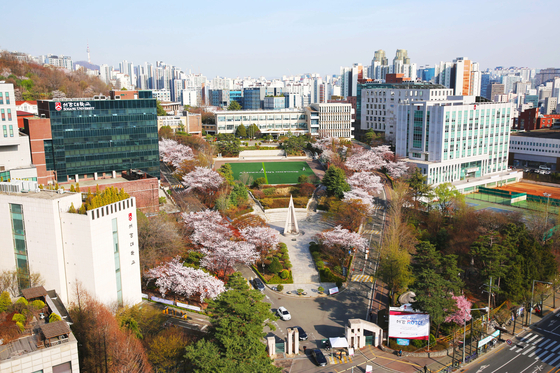
#> input picture pixels/sogang.jpg, 560 x 373 px
$ jupyter execute np_remap_spatial_transformation.ipynb   (shell and % lines are left out)
#> lines starting #> are read from the running program, lines starting #| are printed output that depends on the picture
[cell 1]
from PIL import Image  # for display in jupyter notebook
import matplotlib.pyplot as plt
import numpy as np
import cv2

[cell 2]
def show(im):
    return Image.fromarray(im[:,:,::-1])

[cell 3]
imagefile = 'pixels/sogang.jpg'
im = cv2.imread(imagefile)  # BGR format
#> im is the input picture: shape (373, 560, 3); mean B, G, R 135.8, 147, 152.6
print('im: ', im.shape)
#| im:  (373, 560, 3)
show(im)

[cell 4]
imflip = np.empty_like(im)
print(imflip.shape, imflip.dtype)
#| (373, 560, 3) uint8

[cell 5]
# flipping about y-axis: make upside down
for r in range(im.shape[0]):
    rd = im.shape[0] - r - 1
    for c in range(im.shape[1]):
        for k in range(3):
            imflip[rd,c,k] = im[r,c,k]
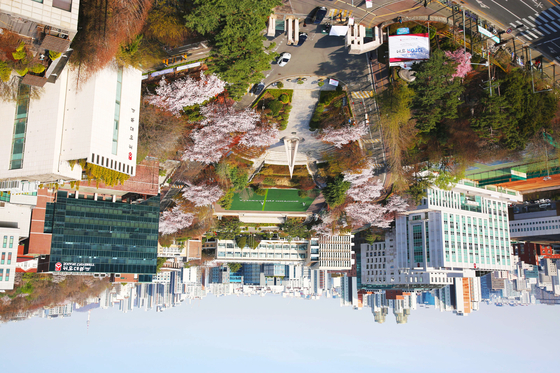
#> imflip: shape (373, 560, 3); mean B, G, R 135.8, 147, 152.6

[cell 6]
show(imflip)

## numpy mapy, mapx
p = (mapy[0,0], mapx[0,0]) is the source coordinate corresponding to target (0,0)

[cell 7]
# numpy version of fliping
# 1. make xy maps
mapy, mapx = np.indices( (im.shape[0], im.shape[1]), dtype=np.float32)
print(mapy[:3])
#> (printed output is left out)
print(mapx[:3])
#> (printed output is left out)

flipping: target(r, c) -> src(rows - 1 - r, c)
- y coordinates need to be calculated.

[cell 8]
mapy = mapy.shape[0] - 1 - mapy
mapy[:3]

[cell 9]
(mapy[0,0], mapx[0,0])
#> Out = (372, 0)

[cell 10]
flipped = cv2.remap(im, mapx, mapy, cv2.INTER_LINEAR)

[cell 11]
show(flipped)

[cell 12]
flipped2 = cv2.remap(flipped, mapx, mapy, cv2.INTER_LINEAR)
show(flipped2)

[cell 13]
np.abs(flipped2 - im).sum()  # difference must be 0
#> Out = 0

## Remapping (Warping) by nonlinear spatial transformation

[cell 14]
# initial, identity mapping
mapy, mapyx = np.indices((im.shape[0], im.shape[1]), dtype=np.float32)

[cell 15]
A = 30  # amplitude
L = 35  # wave length
sinx = mapx + A * np.sin(mapy / L)
result = cv2.remap(im, sinx, mapy, cv2.INTER_LINEAR)
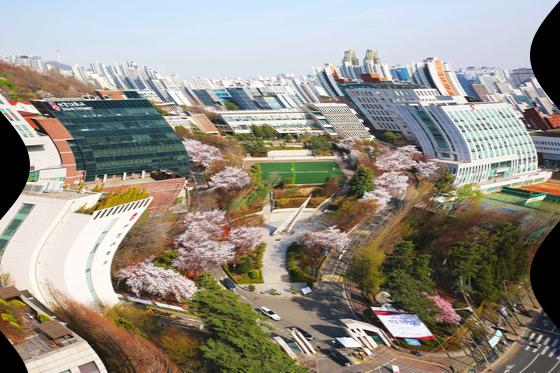
#> result: shape (373, 560, 3); mean B, G, R 131.7, 142.6, 147.9
show(result)

[cell 16]
x = 20
for y in range(im.shape[0]):
    print(f"{y} : {(x,y)} -> {(sinx[y,x], mapy[y,x])}")

Note that `cv2.remap()` does a backward mapping.

[cell 17]
cosy = mapy + A * np.cos(mapx/L)
im_cosy = cv2.remap(im, mapx, cosy, cv2.INTER_LINEAR)
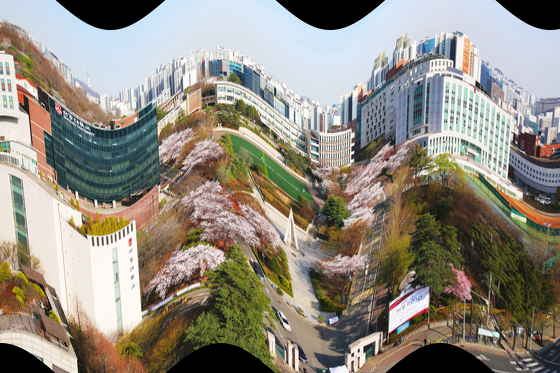
#> im_cosy: shape (373, 560, 3); mean B, G, R 127.4, 138.8, 144.3
show(im_cosy)

[cell 18]
im_cosy_sinx = cv2.remap(im, sinx, cosy, cv2.INTER_LINEAR)
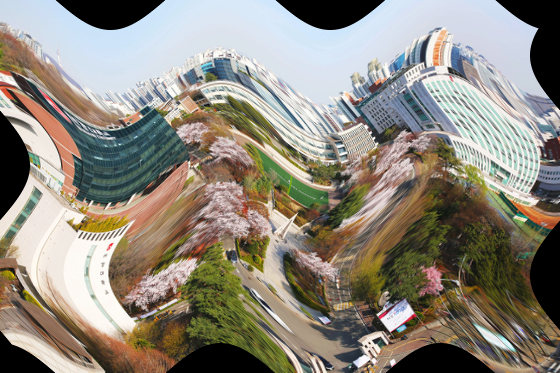
#> im_cosy_sinx: shape (373, 560, 3); mean B, G, R 124.4, 136, 142
show(im_cosy_sinx)

## A progressive wave of single frequency along x-axis

$$
    w(x, t) = A \sin \left[\frac{2\pi}{L} (v t - x) \right]
$$
- The wave $w(x,t)$ propagates along the x axis.
- At a time instant $t_0$, it is a spatial wave $w(x, t_0)$ along the x axis.
- At a space location $x_0$, the signal $w(x_0, t)$ shows a sinusoidal form through time.

[cell 19]
L = 10
A = 2
v = 1
x = np.linspace(0, 30, 300)

def wave(t):
    return A * np.sin( 2 * np.pi * (v * t - x) / L)

[cell 20]
plt.plot(wave(t=0), label="t=0");
plt.plot(wave(t=.5), label="t=5");
plt.plot(wave(t=2.5), label="t=15");
plt.plot(wave(t=9.6), label="t=10", alpha=.5);
plt.legend();
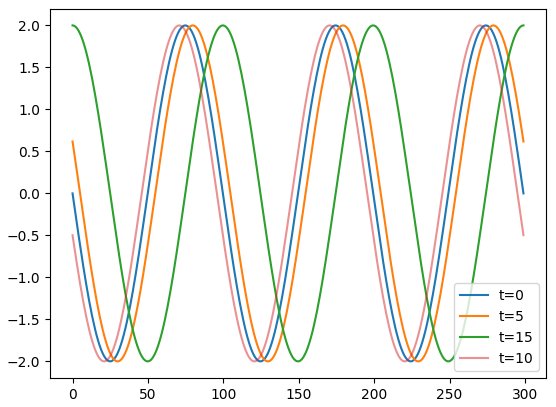
#> figure drawn by matplotlib, 1 panel; curve peaks at x = 274, y = 2; curve peaks at x = 279, y = 2; curve peaks at x = 0, y = 2

$ run again, with pixels/autumn_travel_location_12.jpg copied over pixels/sogang.jpg
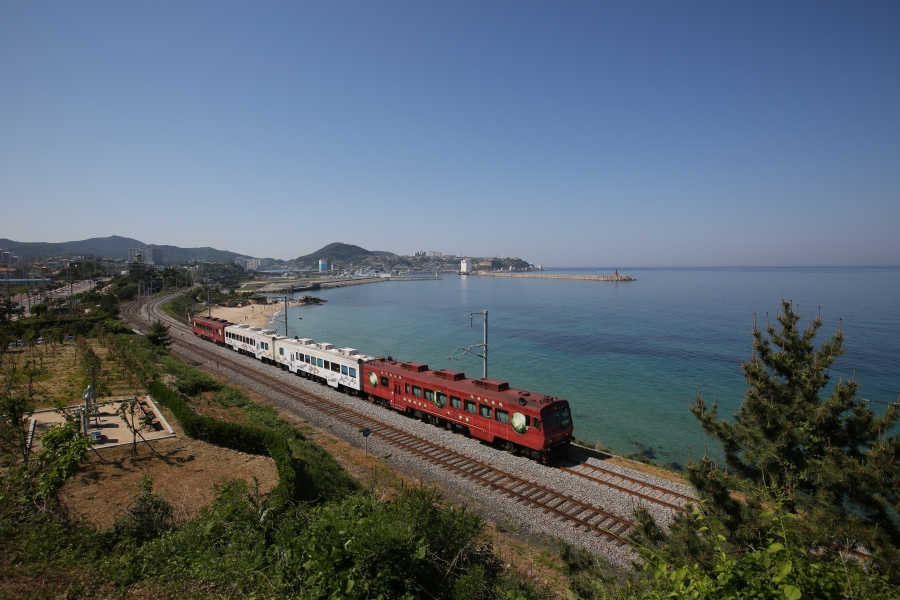
#> input picture pixels/autumn_travel_location_12.jpg, 900 x 600 px
#> im is the input picture: shape (600, 900, 3); mean B, G, R 110.4, 100.6, 89.5
#| im:  (600, 900, 3)
#| (600, 900, 3) uint8
#> after the loop `for r in range(im.shape[0]):`:
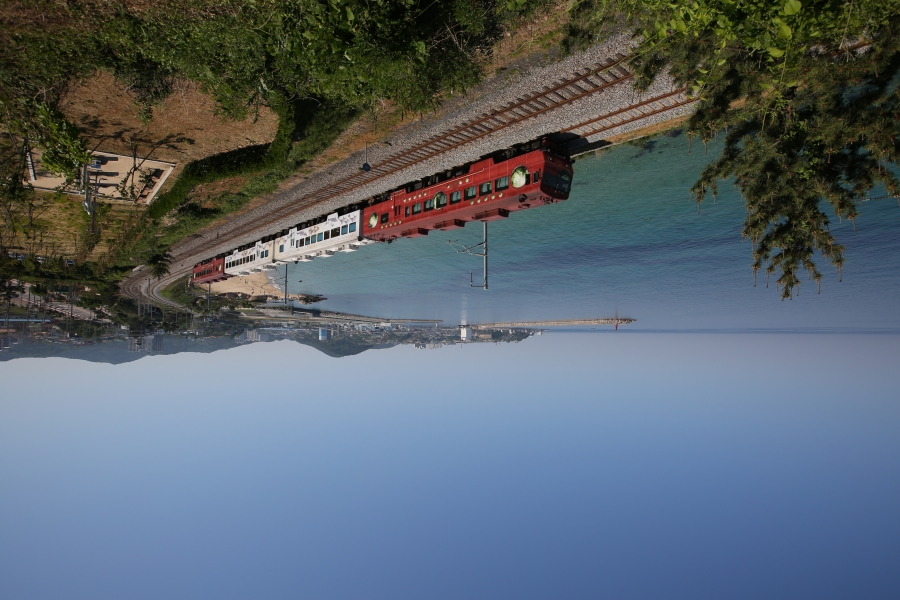
#> imflip: shape (600, 900, 3); mean B, G, R 110.4, 100.6, 89.5
#> (printed output is left out)
#> (printed output is left out)
#> `np.abs(flipped2 - im).sum()`: Out = 0
#> `im_cosy_sinx = cv2.remap(im, sinx, cosy, cv2.INTER_LINEAR)`:
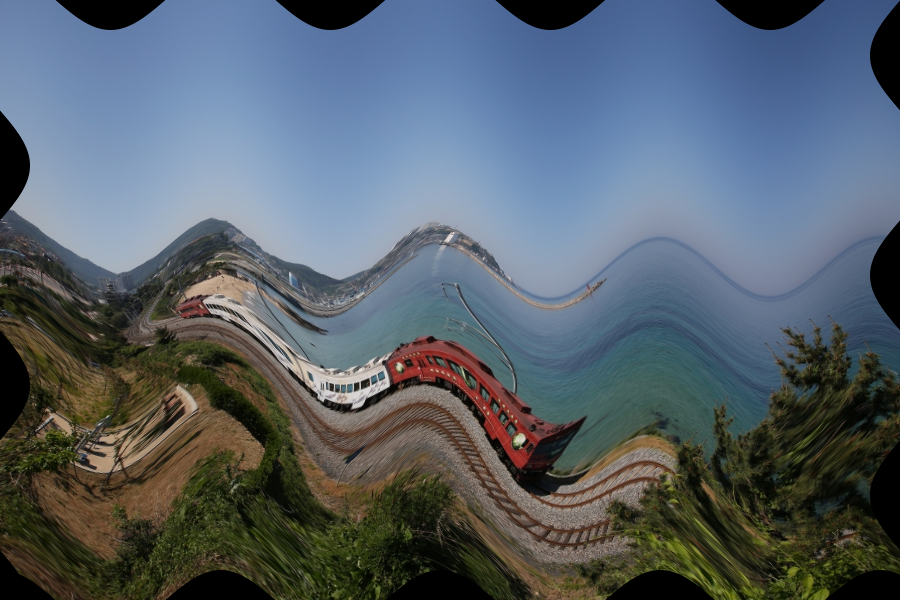
#> im_cosy_sinx: shape (600, 900, 3); mean B, G, R 106, 96.7, 86.2

$ run again, with pixels/autumn_travel_location_5.jpg copied over pixels/sogang.jpg
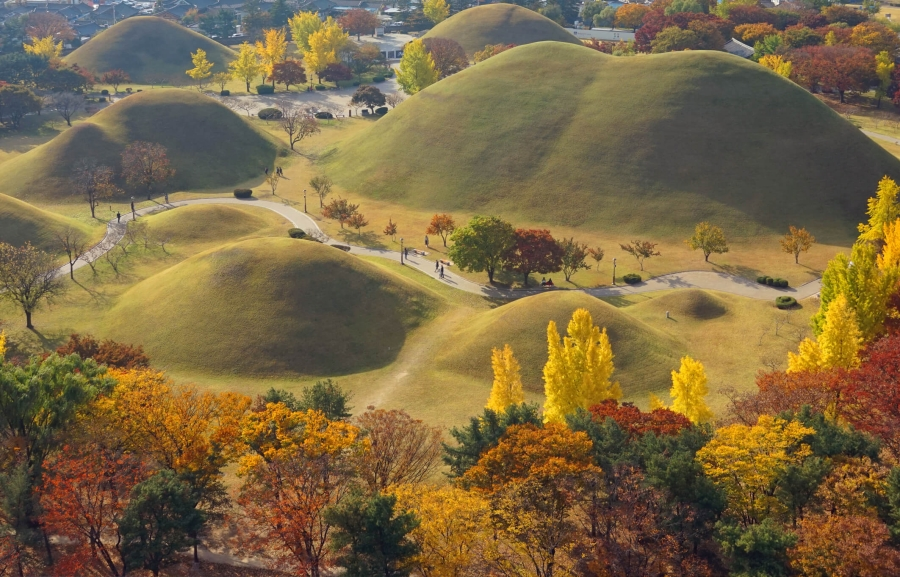
#> input picture pixels/autumn_travel_location_5.jpg, 900 x 577 px
#> im is the input picture: shape (577, 900, 3); mean B, G, R 67.5, 103.5, 123.1
#| im:  (577, 900, 3)
#| (577, 900, 3) uint8
#> after the loop `for r in range(im.shape[0]):`:
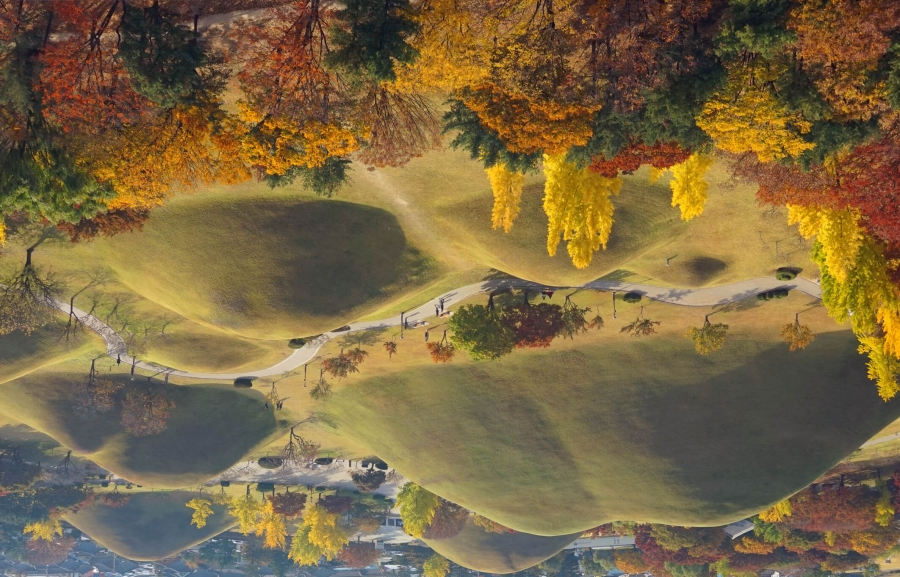
#> imflip: shape (577, 900, 3); mean B, G, R 67.5, 103.5, 123.1
#> (printed output is left out)
#> (printed output is left out)
#> `np.abs(flipped2 - im).sum()`: Out = 0
#> `im_cosy_sinx = cv2.remap(im, sinx, cosy, cv2.INTER_LINEAR)`:
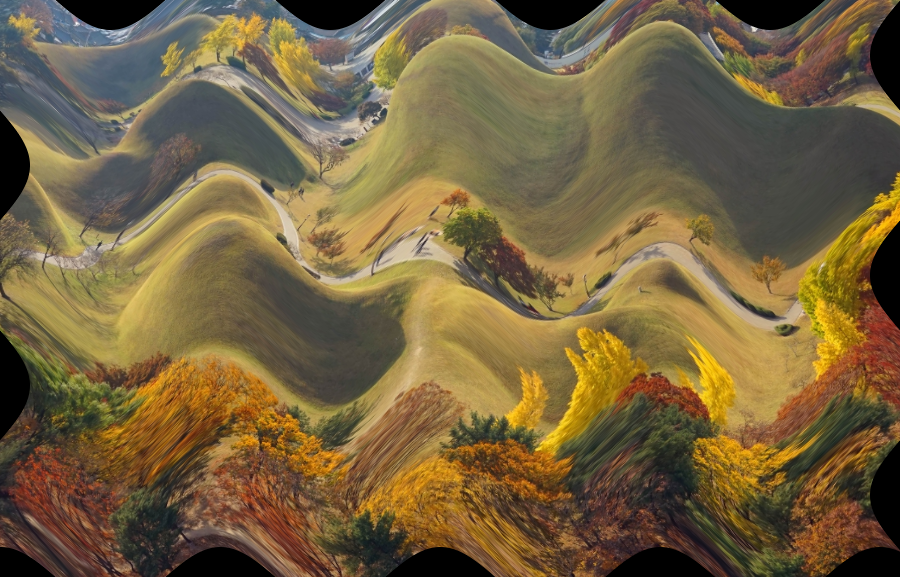
#> im_cosy_sinx: shape (577, 900, 3); mean B, G, R 64.3, 98.8, 117.5
